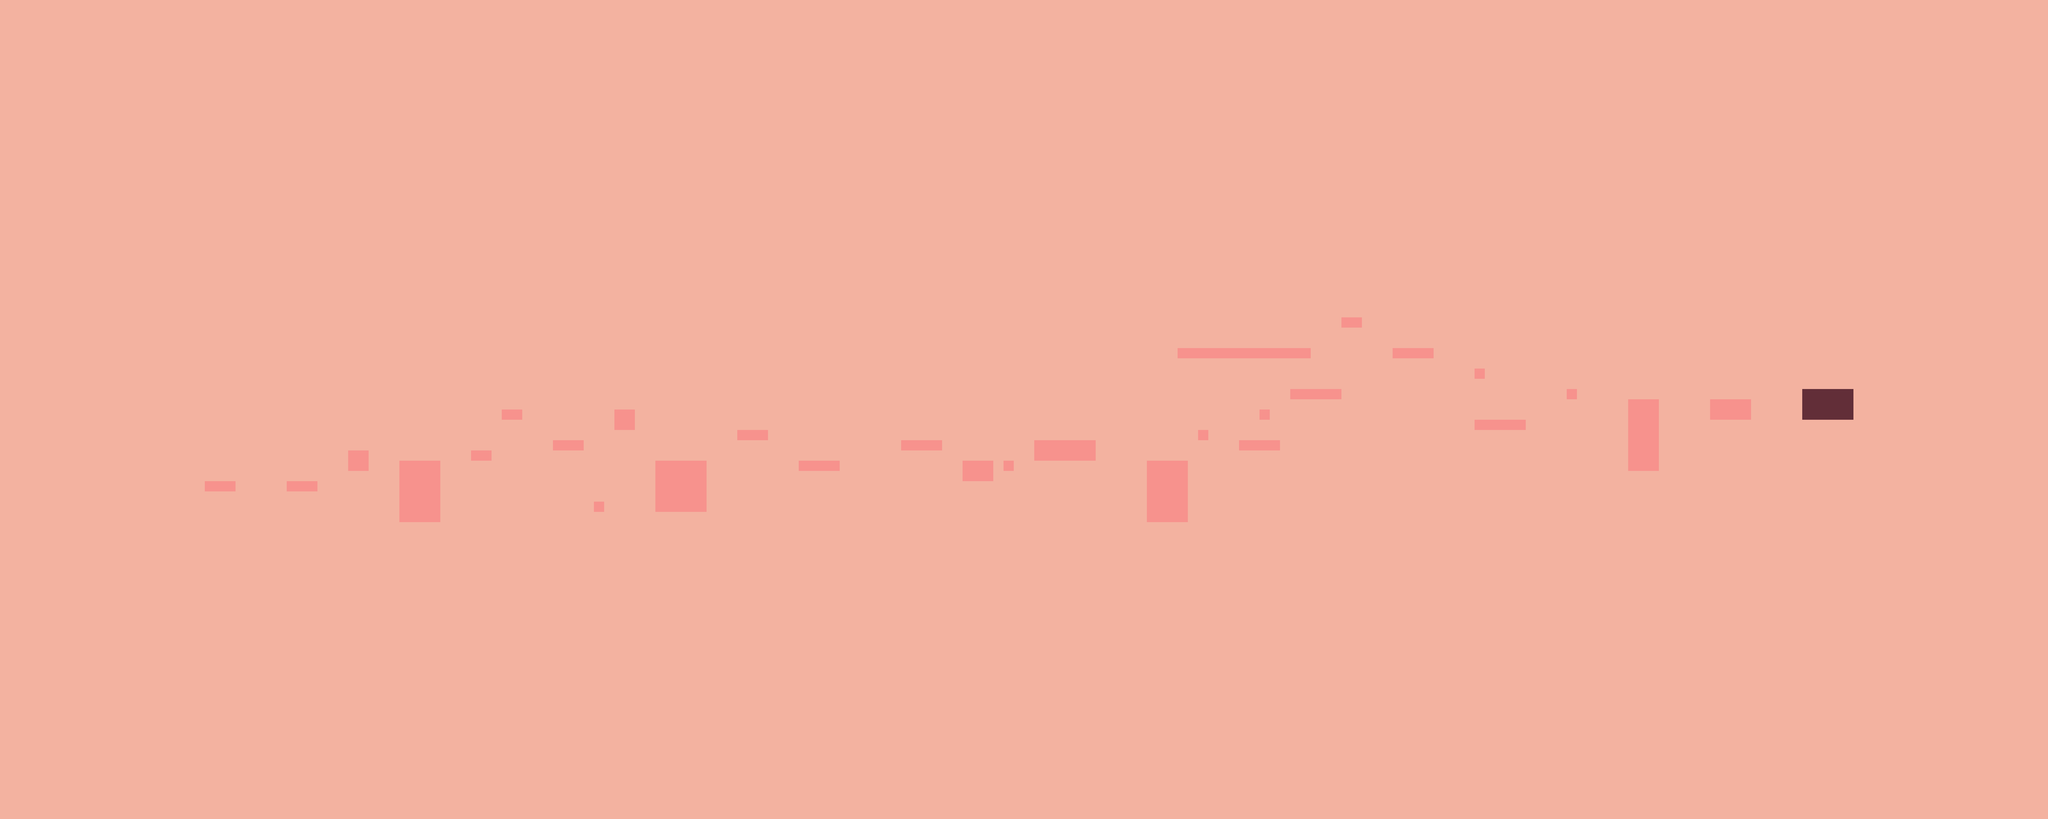

Rendered tile map (Tiled .tmx) drawn with the repository's tilesets; below, a short description and the map source with its tile grids summarised:
An orthogonal 200x80 tile map with 44x44 px tiles, 1 tile layer (Tile Layer 1).

<map version="1.5" tiledversion="1.7.2" orientation="orthogonal" renderorder="right-down" width="200" height="80" tilewidth="44" tileheight="44" infinite="0" nextlayerid="2" nextobjectid="1">
 <tileset firstgid="1" name="tileset" tilewidth="44" tileheight="44" tilecount="540" columns="45">
  <image source="../tileset.png" trans="b4cec9" width="1996" height="540" />
 </tileset>
 <layer id="1" name="Tile Layer 1" width="200" height="80">
  <data>[16000 cells, 16000 non-empty, 17 distinct tile ids]</data>
 </layer>
</map>
